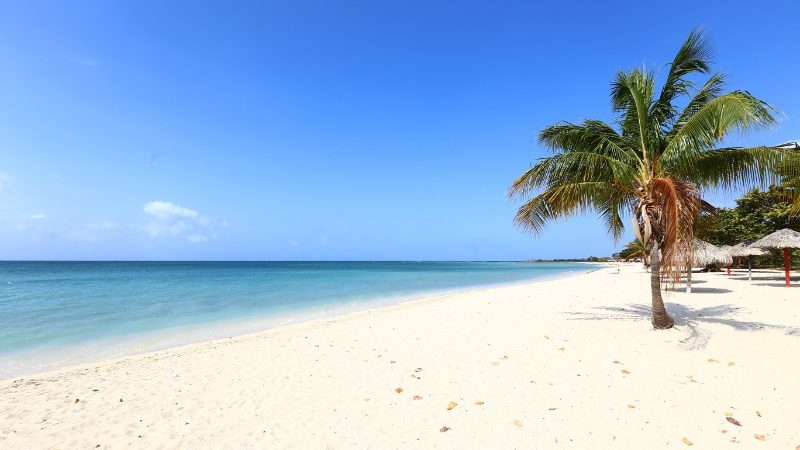
#> input picture images/beach.jpg, 800 x 450 px
$ python detection.py
#> lines starting #> are read from the running program, lines starting #| are printed output that depends on the picture
### image_functions.py
from PIL import Image, ImageFilter
import math
import numpy

class ImageFunctions:
    blurRadius = 0.0
    greyScale = False

    def __init__(self, blurRadius, greyScale):
#> in gaussianBlur, returned value is the input picture: PIL image 800x450 RGB; mean R, G, B 153.2, 183.4, 217.2
        self.blurRadius = blurRadius
        self.greyScale = greyScale

    def applyGreyScale(self, image):
        grey = Image.new(image.mode, image.size)
#> grey: PIL image 800x450 RGB; every value is 0
        width, height = image.size
#> width = 800; height = 450

        # greyscale val is just the average of rgb colours
        for x in range(0, width):
            for y in range(0, height):
                pixel = image.getpixel((x,y))
                avg = int((pixel[0]+pixel[1]+pixel[2])/3)
                grey.putpixel((x,y), (avg, avg, avg))
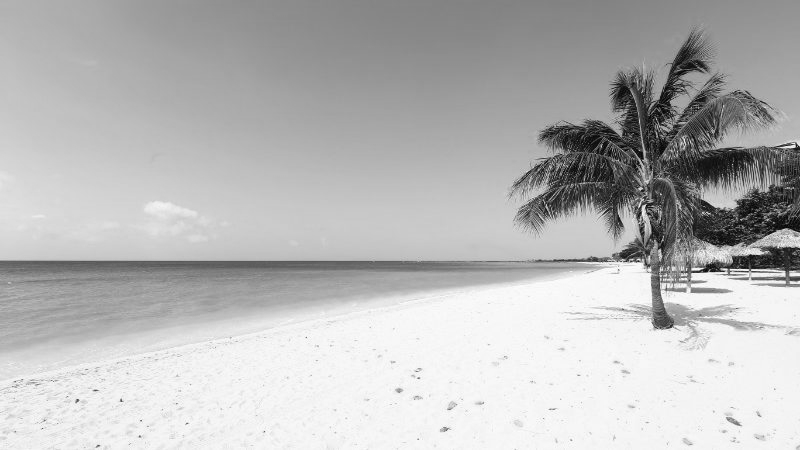
#> grey: PIL image 800x450 RGB; min 0, max 254, mean 184.3

        return grey

    def gaussianBlur(self, img, blurRadius):
        return img.filter(ImageFilter.GaussianBlur(blurRadius))

    def detectEdges(self, img):

        if (self.greyScale):
            img = self.applyGreyScale(self.gaussianBlur(img, self.blurRadius))
        else:
            img = self.gaussianBlur(img, self.blurRadius)

        sobel_x = [[-1,0,1],
                   [-2,0,2],
                   [-1,0,1]]

        sobel_y = [[-1,-2,-1],
                    [0, 0, 0],
                    [1, 2, 1]]

        newImg = Image.new(img.mode, img.size)

        for x in range(len(sobel_x)-1, img.size[0]):
            for y in range(len(sobel_y)-1, img.size[1]):

                # initialise Gx to 0 and Gy to 0 for every pixel
                Gx = 0
                Gy = 0

                for xPixel in range( - ( len(sobel_x) -1 ), 1):
                    for yPixel in range( - ( len(sobel_y) -1), 1):

                        p = img.getpixel((x + xPixel, y + yPixel))

                        # Sum of rgb channels (greyscale pixels have same channel values)
                        intensity = p[0]+p[1]+p[2]

                        Gx += sobel_x[yPixel + 2][xPixel + 2] * intensity
                        Gy += sobel_y[yPixel + 2][xPixel + 2] * intensity


                # Length of gradient (Pythagorean theorem)
                val = math.sqrt((Gx * Gx) + (Gy * Gy))

                # Normalize in the range of 0 - 255 (rgb range)
                val = math.floor(val / 4328 * 255)

                newImg.putpixel((x,y),(val,val,val))
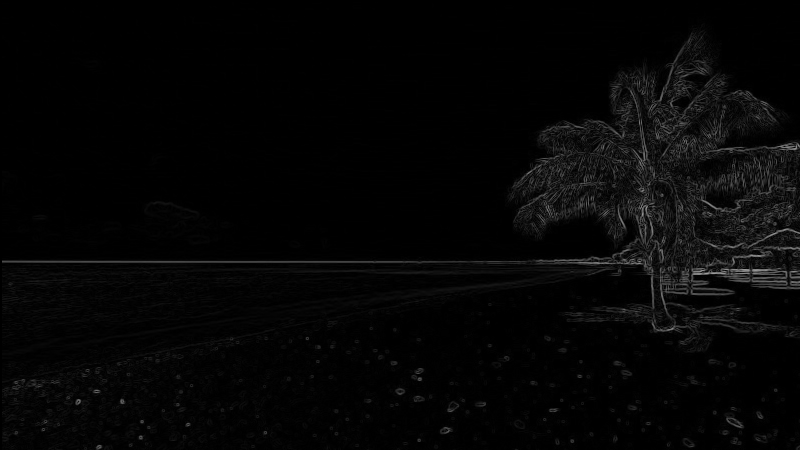
#> newImg: PIL image 800x450 RGB; min 0, max 159, mean 5.5

        return newImg

### detection.py
from PIL import Image, ImageFilter
import os
from image_functions import ImageFunctions

# --- Parameters ---

# Image path
path = "./images/beach.jpg"

# Output image path
outputPath = "./images/edges.png"

# Increase to reduce noise
blurRadius = 0.0

# Apply sobel detection to a greyscale version of the image (generally using colour has less noise)
greyScale = True

# ------------------

imageFunctions = ImageFunctions(blurRadius, greyScale)

if (os.path.exists(outputPath)):
    os.remove(outputPath)

img = imageFunctions.detectEdges(Image.open(path))

img.show()
img.save(outputPath)
